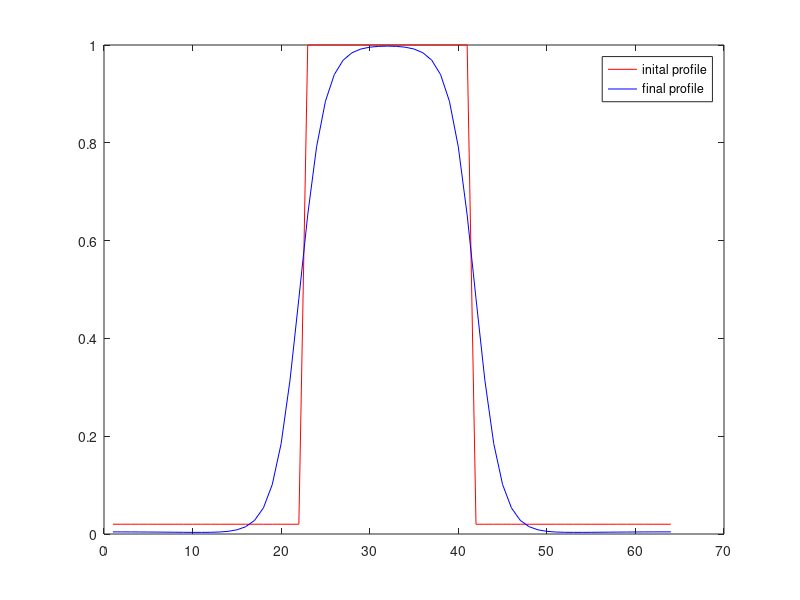

Here is the MATLAB script that generated this plot:
clear all;
clc;
clf;


Nx = 64;
Ny = 64;
halfNx = Nx/2;
halfNy = Ny/2;
R = 10.0;



for i = 1:Nx
  for j = 1:Ny
    if ((i-halfNx)*(i-halfNx)+(j-halfNy)*(j-halfNy)<R*R)
      c(i,j) = 1.0;
    elseif c(i,j) = 0.02; 
    endif
  endfor
endfor
Cprofile= c(:,halfNx);
plot(Cprofile,'r;inital profile;');
hold on

dt = 0.5;

delkx = 2*pi / Nx;
delky = 2*pi/Ny;
A = 1.0;
M = 1.0;
kappa = 1.0;

for m = 1:10
  for n = 1:10
    g = 2.*A.*c.*(1.-c).*(1.-2.*c);
    ghat = fft(g);
    chat = fft(c);
    
    for i = 1:Nx
      if ((i-1)<=halfNx) kx = (i-1)*delkx;
      endif
      if ((i-1)>halfNx) kx = (i-Nx-1)*delkx;
      endif 
      for j = 1:Ny
        if ((i-1)<=halfNy) ky = (i-1)*delky;
        endif
        if ((i-1)>halfNy) ky = (i-Ny-1)*delky;
      endif
      k2 = kx*kx + ky*ky;
      k4 = k2*k2;
      
      chat(i,j) = (chat(i,j)- M*dt*k2*ghat(i,j))/(1.+2*M*kappa*k4*dt);
      endfor
    endfor
    c = real(ifft(chat));
  endfor
  
endfor

Cprofile = c(:,halfNx);
plot(Cprofile,'b;final profile;');
